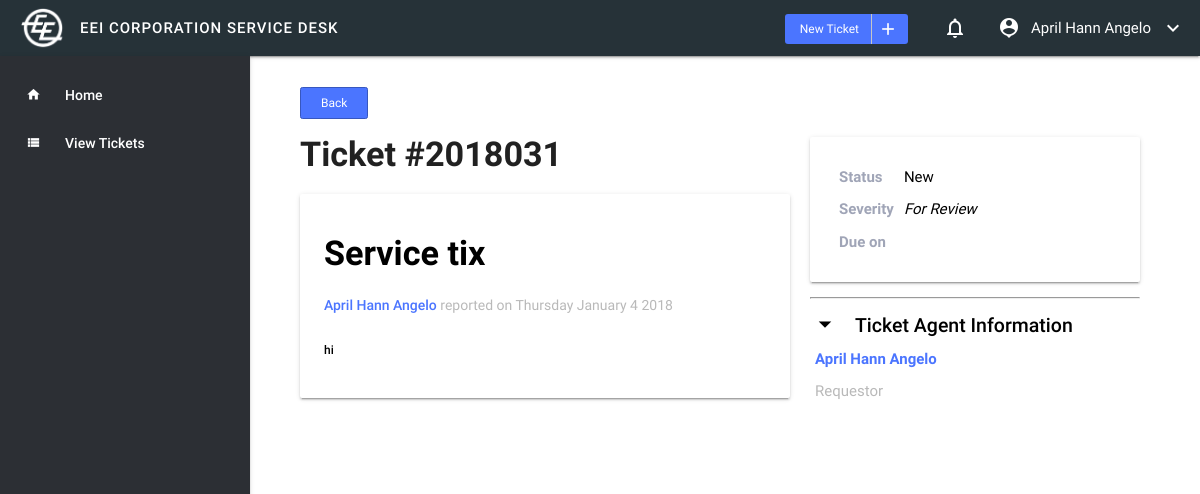
Page /details.php?id=31 (signed in) on the committed database.
### tables this page shows
CREATE TABLE `ticket_t` (
  `ticket_id` int(3) UNSIGNED ZEROFILL NOT NULL,
  `ticket_number` int(11) NOT NULL,
  `ticket_title` varchar(40) NOT NULL,
  `date_prepared` date NOT NULL,
  `ticket_type` enum('Service','User Access') DEFAULT NULL,
  `ticket_category` enum('Technicals','Access','Network') DEFAULT NULL,
  `severity_level` enum('SEV1','SEV2','SEV3','SEV4','SEV5') DEFAULT NULL,
  `ticket_status` enum('New','Pending','Approved','Resolved','Closed') DEFAULT 'New',
  `date_required` date DEFAULT NULL,
  `remarks` varchar(250) DEFAULT NULL,
  `resolution_date` date DEFAULT NULL,
  `requestor_id` int(5) NOT NULL,
  `it_group_manager_id` int(1) DEFAULT NULL,
  `ticket_agent_id` int(2) DEFAULT NULL
);

CREATE TABLE `service_ticket_t` (
  `ticket_id` int(3) UNSIGNED ZEROFILL NOT NULL,
  `ticket_number` int(7) NOT NULL,
  `findings` varchar(250) DEFAULT NULL,
  `request_details` varchar(250) DEFAULT NULL
);

CREATE TABLE `requestor_t` (
  `requestor_id` int(5) NOT NULL,
  `first_name` char(30) NOT NULL,
  `last_name` char(20) NOT NULL,
  `userid` char(20) NOT NULL,
  `password` varchar(100) NOT NULL DEFAULT 'usr@EEI1',
  `email_address` varchar(50) NOT NULL,
  `user_type` enum('Administrator','Requestor','Technicals Group Manager','Access Group Manager','Network Group Manager','Technician','Network Engineer') NOT NULL
);

### details.php (the view, shortened to what this page needs)
<!DOCTYPE html>
<html>
  <head>
    <link type="text/css" rel="stylesheet" href="css/materialize.css"  media="screen,projection"/>
    <link type="text/css" rel="stylesheet" href="css/style.css"  media="screen,projection"/>
  </head>
  <body>
    <header class="page-topbar">
    <nav  class="blue-grey darken-4">
       <div class="nav-wrapper">
         <a href="#!" class="brand-logo"><img class="company_logo" src="img/eei.png"></a><span class="name">EEI Corporation Service Desk</span>
         <ul class="right hide-on-med-and-down">
           <li><a class="dropdown-button btn-invert" href="#!" data-activates="dropdown2" data-beloworigin="true">New Ticket<i class="tiny material-icons" id="add-ticket">add</i></a></li>
            <li><a href="sass.html"><i class="small material-icons">notifications_none</i></a></li>
            <li><a class="dropdown-button" href="#!" data-activates="dropdown" data-beloworigin="true"><i class="medium material-icons" style="margin-right: 10px">person_pin</i><?php echo $_SESSION['first_name'] . ' '. $_SESSION['last_name'] ?><i class="right tiny material-icons" id="profile">keyboard_arrow_down</i></a></li>
         </ul>
       </div>
    </nav>
  </header>
    <div class="col s12 m12 l2">
      <ul id="slide-out" class="side-nav fixed">
        <li><a href="home.php"><i class="tiny material-icons">home</i>Home</a></li>
          <ul class="collapsible collapsible-accordion">
            <li>
              <a class="collapsible-header" href="#!"><i class="tiny material-icons">view_list</i>View Tickets</a>
            </li>
          </ul>
      </ul>
      <a href="#" data-activates="slide-out" class="button-collapse"><i class="material-icons">menu</i></a>
  </div>
    <div class="col s12 m12 l10">
      <div class="col s12 m12 l10">
        <div class="wrapper">
          <div class="main-container">
            <div class="main-body">
              <div class="col s6 m6 l12">
                <div class="col s6 m6 l4">
<input class="waves-effect waves-light back" id="request-form" type="submit" onclick="window.location.href='tickets.php'" value="Back">
                  <?php
                  $db = mysqli_connect("localhost", "root", "", "eei_db");
                    $query = "SELECT ticket_number FROM ticket_t WHERE ticket_id = '".$_GET['id']."'";
                    $result = mysqli_query($db,$query);
                    while($row = mysqli_fetch_assoc($result)){
                       echo "<h4><b>Ticket #" . $row['ticket_number'];
                   };
                  ?>
                </div>
              <div class="col s12 m12 l12">
                <div class="row">
                  <div class="col s12 m12 l7">
                    <div class="card-panel">
                      <span class="black-text">
                        <?php
                          $db = mysqli_connect("localhost", "root", "", "eei_db");
                          $query = "SELECT t.ticket_title, s.request_details, DATE_FORMAT(date_prepared, '%W %M %e %Y') as date_prepared, CONCAT(r.first_name, ' ', r.last_name) As requestor FROM ticket_t t INNER JOIN requestor_t r  on (t.requestor_id=r.requestor_id) left join service_ticket_t s on (s.ticket_id=t.ticket_id) WHERE s.ticket_id = '".$_GET['id']."'";
                          $query2 = "SELECT t.ticket_title, u.access_requested, u.dept_proj,DATE_FORMAT(date_prepared, '%W %M %e %Y') as date_prepared, CONCAT(r.first_name, ' ', r.last_name) As requestor , r.user_type as user_type FROM ticket_t t INNER JOIN requestor_t r  on (t.requestor_id=r.requestor_id) left join user_access_ticket_t u on (u.ticket_id=t.ticket_id) WHERE u.ticket_id = '".$_GET['id']."'";
                          $result = mysqli_query($db,$query);
                          $result2= mysqli_query($db,$query2);
                          while($row = mysqli_fetch_assoc($result)){
                             echo "<h4><b>" . $row['ticket_title'] .
                                  "<br><p id=\"requestor_details\">" . "<style=\"color:blue\">" . "<span class=\"name-in-ticket\">" . $row['requestor'] . "</span>" . "<span class=\"request_date\">" . " reported on " . $row['date_prepared'] . "</p>" .
                                  "<p id=\"details\">" . $row['request_details'] . "</p>";
                         };
                         while($row = mysqli_fetch_assoc($result2)){
                            echo "<h4><b>" . $row['ticket_title'] .
                                 "<br><p id=\"requestor_details\">" . "<style=\"color:blue\">" . "<span class=\"name-in-ticket\">" . $row['requestor'] . "</span>" . "<span class=\"request_date\">" . " reported on " . $row['date_prepared'] . "</p>" .
                                 "<p id=\"details\">" . $row['access_requested'] . "</p>";
                        };
                        ?>
                    </div>
                  </div>
                  <div class="col s12 m12 l5">
                    <div class="card-panel" id="right-card">
                      <span class="black-text">
                        <table id="ticket-details">
                          <tbody>
                              <?php
                              $db = mysqli_connect("localhost", "root", "", "eei_db");
                                $query = "SELECT t.ticket_status, t.severity_level, t.date_required FROM ticket_t t WHERE ticket_id = '".$_GET['id']."'";
                                $result = mysqli_query($db,$query);
                                while($row = mysqli_fetch_assoc($result)){
                                  switch($row['severity_level'])
                                  {
                                    case(""):
                                        $class = 'blanksev';
                                        break;
                                  }
                                  echo "<tr><td class=\"first\">" . "Status" .  "</td><td class=\"deet\">" . $row['ticket_status'] . "</td>" .
                                       "<tr><td class=\"first\">" . "Severity" . "</td><td class=\"$class\" id=\"sev\">"  . $row['severity_level']  . "</td>" .
                                       "<tr><td class=\"first\">" . "Due on" . "</td><td class=\"deet\">" .  $row['date_required'] . "</td>";
                               };
                              ?>
                            </tbody>
                          </table>
                    </div>
                    <hr style="margin-left:  20px;">
                    <div class="card-panel" id="right-card2">
                      <span class="black-text">
                        <table id="ticket-details">
                            <h6><i class="left small material-icons" id="tagent">arrow_drop_down</i>Ticket Agent Information</h6>
                          <tbody>
                            <?php
                              $db = mysqli_connect("localhost", "root", "", "eei_db");
                              $query = "SELECT t.ticket_title, s.request_details, DATE_FORMAT(date_prepared, '%W %M %e %Y') as date_prepared, CONCAT(r.first_name, ' ', r.last_name) As requestor , r.user_type as user_type FROM ticket_t t INNER JOIN requestor_t r  on (t.requestor_id=r.requestor_id) left join service_ticket_t s on (s.ticket_id=t.ticket_id) WHERE t.ticket_id = '".$_GET['id']."'";
                                       $query2 = "SELECT u.access_requested, u.dept_proj,DATE_FORMAT(date_prepared, '%W %M %e %Y') as date_prepared, CONCAT(r.first_name, ' ', r.last_name) As requestor , r.user_type as user_type FROM ticket_t t INNER JOIN requestor_t r  on (t.requestor_id=r.requestor_id) left join user_access_ticket_t u on (u.ticket_id=t.ticket_id) WHERE t.ticket_id = '".$_GET['id']."'";
                               $result = mysqli_query($db,$query);
                               $result2= mysqli_query($db,$query2);
                               while($row = mysqli_fetch_assoc($result)){
                                 echo "<tr class=\"tagent_info\"><td class=\"name-in-ticket\">" . $row['requestor'] ."</td>" .
                                 "<tr class=\"tagent_info\"><td class=\"request_date\">" . $row['user_type'] . "</tr>";
                              };
                              while($row2 = mysqli_fetch_assoc($result2)){
                                echo "<tr class=\"tagent_info\"><td class=\"name-in-ticket\">" . $row['requestor'] ."</td>" .
                                "<tr class=\"tagent_info\"><td class=\"request_date\">" . $row['user_type'] . "</tr>";
                             };
                             ?>
                            </tbody>
                          </table>
                    </div>
                  </div>
                </div>
            </div>
                </div>
              </div>
          </div>
    </body>
</html>

### css/style.css (style rules this page uses)
header, main, footer { position: relative; }
.name { padding-left: 80px; font-weight: 500; letter-spacing: 1px; text-transform: uppercase; }
.company_logo { width: 45px; display: block; padding-top: 7px; margin-left: -1rem; }
.side-nav.fixed { margin-top: 56px; position: absolute; padding-top: 15px; width: 250px; background-color: #2c2f34; }
.side-nav li > a { color: white; padding: 0 22px; }
.side-nav li > a > i.material-icons { color: white; }
.side-nav li { border-left: 4px solid; border-color: transparent; }
.side-nav li > a > i.material-icons { margin: 0 15px 0 0; }
.row .col { padding: 0px; }
.btn-invert { background-color: #4b75ff; color: white; padding: 0 10px 0 15px; border-color: #4b75ff; box-shadow: none; height: 30px; vertical-align: middle; line-height: 2.5; border-radius: 3px; font-size: 12px; margin-right: 20px; }
i#add-ticket { height: auto; border-left: 1px solid #c6c6c6; padding-right: 10px; line-height: 1.5; padding-left: 6px; margin-left: 12px; border-top-right-radius: 3px; border-bottom-right-radius: 3px; margin-right: -10px; font-size: 20px; }
input#request-form { padding: 8px 20px 8px 20px; color: white; }
.main-container { margin-right: 5%; }
@media only screen and (min-width: 1000px) { .main-container { padding: 0 0 0 300px; } }
@media only screen and (min-width: 1000px) { i#profile { margin-left: 10px; } }
@media only screen and (min-width: 1000px) { p#requestor_details { font-size: 14px; font-weight: 500; } }
@media only screen and (min-width: 1000px) { .name-in-ticket { color: #4b75ff; } }
@media only screen and (min-width: 1000px) { .request_date { color: #b9b9b9; font-weight: 400; } }
@media only screen and (min-width: 1000px) { p#details { font-size: 12px; font-weight: 500; line-height: 22px; } }
@media only screen and (min-width: 1000px) { div#right-card { margin-left: 20px; margin-top: -50px; } }
@media only screen and (min-width: 1000px) { div#right-card2 { margin-left: 20px; } }
@media only screen and (min-width: 1000px) { td.first { width: 20%; color: #a0a5b7; } }
@media only screen and (min-width: 1000px) { td.deet { font-weight: 400; } }
@media only screen and (min-width: 1000px) { #ticket-details td { padding: 5px 5px; } }
@media only screen and (min-width: 1000px) { .blanksev#sev::before { content: "For Review"; font-style: italic; margin-right: 10px; position: relative; font-weight: 400; padding-top: 1em; } }
@media only screen and (min-width: 1000px) { div#right-card2 { box-shadow: none; padding-top: 1px; padding-left: 0; } }
@media only screen and (min-width: 1000px) { i#tagent { margin-top: -6px } }
@media only screen and (min-width: 1000px) { td.name-in-ticket { padding-left: 10px; } }

### rows in the picture
ticket_t: ticket_number "2018031", ticket_status "New", requestor "April Hann Angelo", requestor.user_type "Requestor"
service_ticket_t: ticket_id.ticket_title "Service tix", requestor "April Hann Angelo", date_prepared "Thursday January 4 2018", request_details "hi"

### other values in the picture
$_SESSION['first_name'] "April Hann"
$_SESSION['last_name'] "Angelo"
